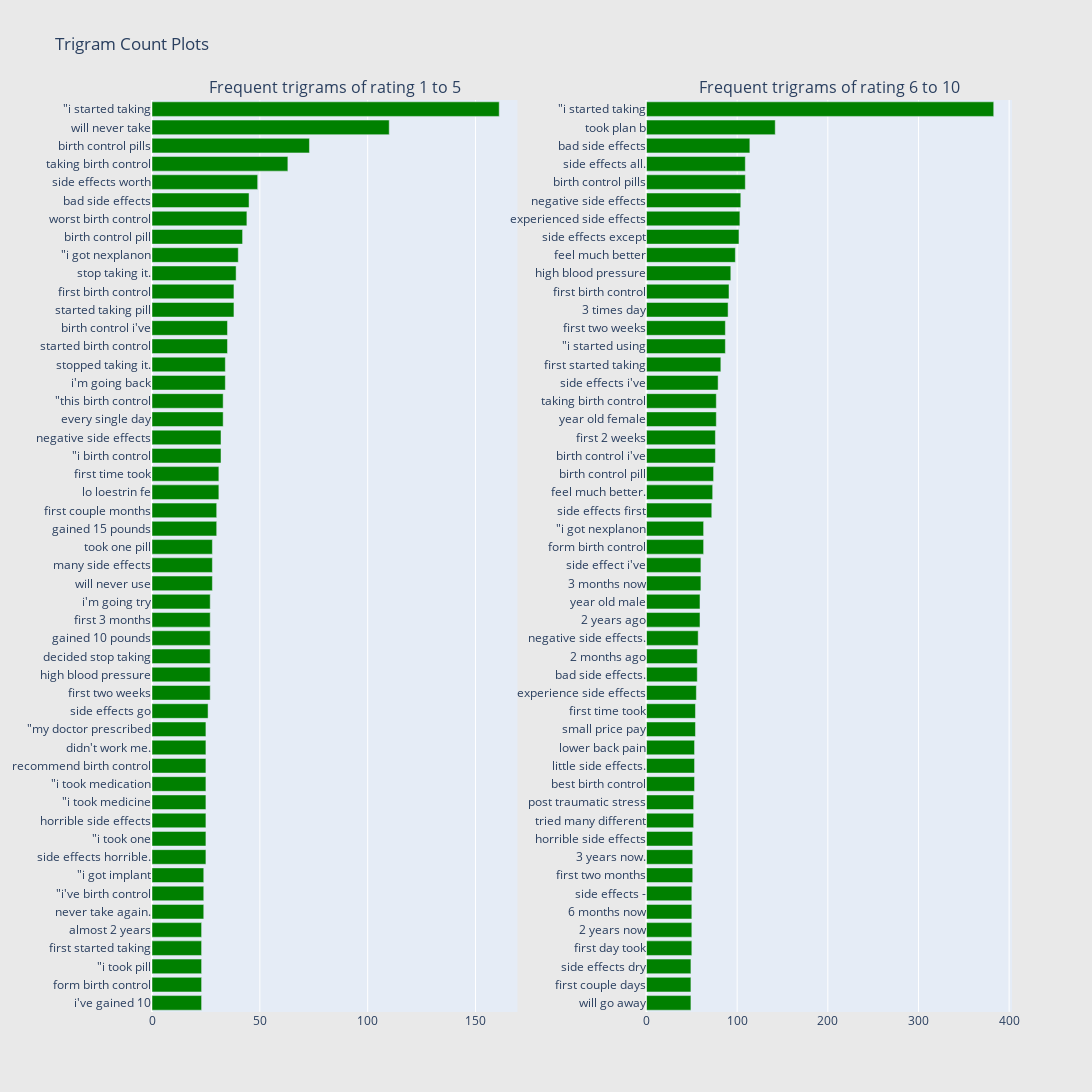

Notebook cell for this chart:
### Code cell
freq_dict = defaultdict(int)
for sent in df_all_1_5["review_by_patient"]:
    for word in generate_ngrams(sent,3):
        freq_dict[word] += 1
fd_sorted = pd.DataFrame(sorted(freq_dict.items(), key=lambda x: x[1])[::-1])
fd_sorted.columns = ["word", "wordcount"]
trace1 = horizontal_bar_chart(fd_sorted.head(50), 'green')

freq_dict = defaultdict(int)
for sent in df_all_6_10["review_by_patient"]:
    for word in generate_ngrams(sent,3):
        freq_dict[word] += 1
fd_sorted = pd.DataFrame(sorted(freq_dict.items(), key=lambda x: x[1])[::-1])
fd_sorted.columns = ["word", "wordcount"]
trace2 = horizontal_bar_chart(fd_sorted.head(50), 'green')

# Creating two subplots
fig = tools.make_subplots(rows=1, cols=2, vertical_spacing=0.04,horizontal_spacing=0.15,
                          subplot_titles=["Frequent trigrams of rating 1 to 5", 
                                          "Frequent trigrams of rating 6 to 10"])
fig.append_trace(trace1, 1, 1)
fig.append_trace(trace2, 1, 2)
fig['layout'].update(height=1200, width=1600, paper_bgcolor='rgb(233,233,233)', title="Trigram Count Plots")
py.iplot(fig, filename='word-plots')

### Figure 1 — Plotly figure (JSON) as saved in the notebook; plotly's stock layout.template omitted (floating-point values rounded to 4 significant figures)
{"data": [{"marker": {"color": "green"}, "orientation": "h", "showlegend": false, "type": "bar", "x": [23, 23, 23, 23, 23, 24, 24, 24, 25, 25, 25, 25, 25, 25, 25, 25, 26, 27, 27, 27, 27, 27, 27, 28, 28, 28, 30, 30, 31, 31, 32, 32, 33, 33, 34, 34, 35, 35, 38, 38, 39, 40, 42, 44, 45, 49, 63, 73, 110, 161], "xaxis": "x", "y": ["i&#039;ve gained 10", "form birth control", "\"i took pill", "first started taking", "almost 2 years", "never take again.", "\"i&#039;ve birth control", "\"i got implant", "side effects horrible.", "\"i took one", "horrible side effects", "\"i took medicine", "\"i took medication", "recommend birth control", "didn&#039;t work me.", "\"my doctor prescribed", "side effects go", "first two weeks", "high blood pressure", "decided stop taking", "gained 10 pounds", "first 3 months", "i&#039;m going try", "will never use", "many side effects", "took one pill", "gained 15 pounds", "first couple months", "lo loestrin fe", "first time took", "\"i birth control", "negative side effects", "every single day", "\"this birth control", "i&#039;m going back", "stopped taking it.", "started birth control", "birth control i&#039;ve", "started taking pill", "first birth control", "stop taking it.", "\"i got nexplanon", "birth control pill", "worst birth control", "bad side effects", "side effects worth", "taking birth control", "birth control pills", "will never take", "\"i started taking"], "yaxis": "y"}, {"marker": {"color": "green"}, "orientation": "h", "showlegend": false, "type": "bar", "x": [49, 49, 49, 50, 50, 50, 50, 51, 51, 51, 52, 52, 53, 53, 53, 54, 54, 55, 56, 56, 57, 59, 59, 60, 60, 63, 63, 72, 73, 74, 76, 76, 77, 77, 79, 82, 87, 87, 90, 91, 93, 98, 102, 103, 104, 109, 109, 114, 142, 383], "xaxis": "x2", "y": ["will go away", "first couple days", "side effects dry", "first day took", "2 years now", "6 months now", "side effects -", "first two months", "3 years now.", "horrible side effects", "tried many different", "post traumatic stress", "best birth control", "little side effects.", "lower back pain", "small price pay", "first time took", "experience side effects", "bad side effects.", "2 months ago", "negative side effects.", "2 years ago", "year old male", "3 months now", "side effect i&#039;ve", "form birth control", "\"i got nexplanon", "side effects first", "feel much better.", "birth control pill", "birth control i&#039;ve", "first 2 weeks", "year old female", "taking birth control", "side effects i&#039;ve", "first started taking", "\"i started using", "first two weeks", "3 times day", "first birth control", "high blood pressure", "feel much better", "side effects except", "experienced side effects", "negative side effects", "birth control pills", "side effects all.", "bad side effects", "took plan b", "\"i started taking"], "yaxis": "y2"}], "layout": {"annotations": [{"font": {"size": 16}, "showarrow": false, "text": "Frequent trigrams of rating 1 to 5", "x": 0.2125, "xanchor": "center", "xref": "paper", "y": 1, "yanchor": "bottom", "yref": "paper"}, {"font": {"size": 16}, "showarrow": false, "text": "Frequent trigrams of rating 6 to 10", "x": 0.7875, "xanchor": "center", "xref": "paper", "y": 1, "yanchor": "bottom", "yref": "paper"}], "height": 1200, "paper_bgcolor": "rgb(233,233,233)", "title": {"text": "Trigram Count Plots"}, "width": 1600, "xaxis": {"anchor": "y", "domain": [0, 0.425]}, "xaxis2": {"anchor": "y2", "domain": [0.575, 1]}, "yaxis": {"anchor": "x", "domain": [0, 1]}, "yaxis2": {"anchor": "x2", "domain": [0, 1]}}}
